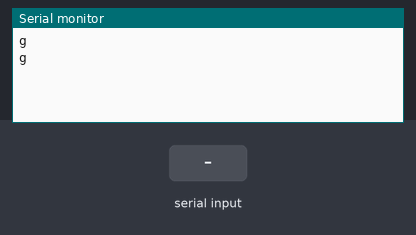
The sketch below on a simulated Arduino Uno, built with avr-gcc and run on an emulated ATmega328P. Shown: the last lines printed to the serial monitor. The test bench sets the inputs (shaded band).

Above: at 1.2 s.
1.3 s: "1" received over Serial
At 2.3 s:
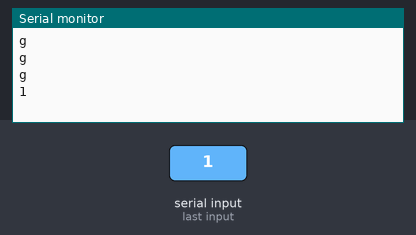
4.0 s: "0" received over Serial
At 5.4 s:
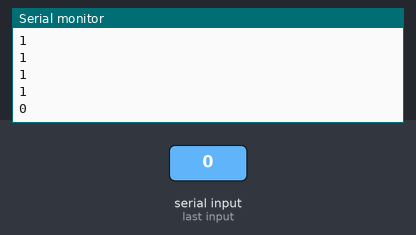
5.5 s: "2" received over Serial
At 6.9 s:
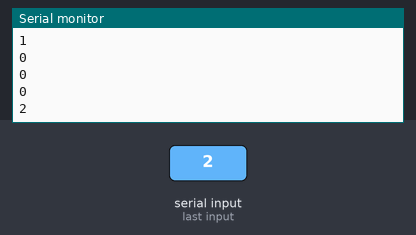
Timing chart, 0 to 8.5 s (numbered marks = the images above; inputs shaded):
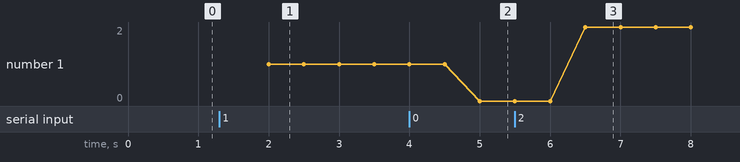

Measured:
- after the input at 1.3 s, the serial monitor: prints a new line after 0.70 s (image 1)
- after the input at 4.0 s, the serial monitor: prints a new line after 1.0 s (image 2)
- after the input at 5.5 s, the serial monitor: prints a new line after 1.0 s (image 3)
- plotted number 1: 1 → 0 after the input at 4.0 s, 0 → 2 after the input at 5.5 s

The sketch:

serial_callback.ino
```cpp
//this is a test peice of code
//it just echos the serial back from input to output

boolean a = false;
char i = 'g';
void setup()
{
 Serial.begin(9600);
}

void loop()
{
  if(Serial.available() > 0)
  {
    i = (char)Serial.read();

    if(a)
    {
      digitalWrite(13, LOW);
      a = false;
    }
    else
    {
      digitalWrite(13, HIGH);
      a = true;
    }
  }
  delay(500);
  Serial.println(i);
}
```
